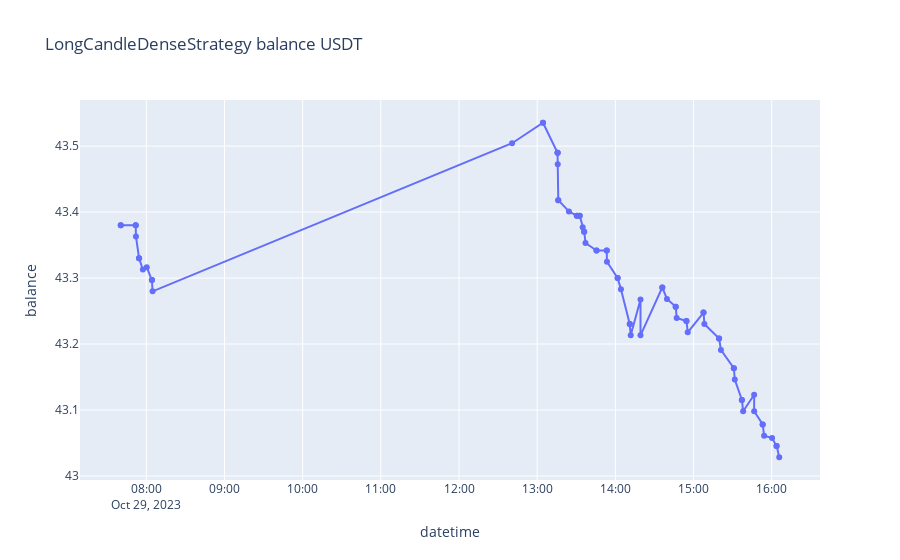

Here is the notebook cell this chart was saved with:
### Markdown cell above
## Account

### Code cell
import plotly.express as px
import seaborn as sns
from matplotlib import pyplot as plt
import seaborn as sns

plot_figsize=(10,5)
sns.set_style("darkgrid")



def get_balance(strategy: str):
    """ Read balance history from data"""
    
    data_dir=f"../data"
    env_dir="yandex-cloud"
    account_dir=f"{data_dir}/{env_dir}/{strategy}/account"
    print(f"Reading balance files from {account_dir}")
    #file_path = sorted([f for f in os.listdir(account_dir) if f.endswith(f"{symbol}_{name}.csv")])[-1]
    files = sorted([f for f in os.listdir(account_dir) if f.endswith(f".csv")])
    df = pd.concat([pd.read_csv(f"{account_dir}/{f}", parse_dates=True, index_col="time") for f in files]).sort_index()
    df["datetime"] = df.index
    return df

balance = get_balance(strategy)
balance["balance"].plot()
#plt.show()
px.line(balance, "datetime", "balance", title=f"{strategy} balance USDT").update_traces(mode='lines+markers').show()
